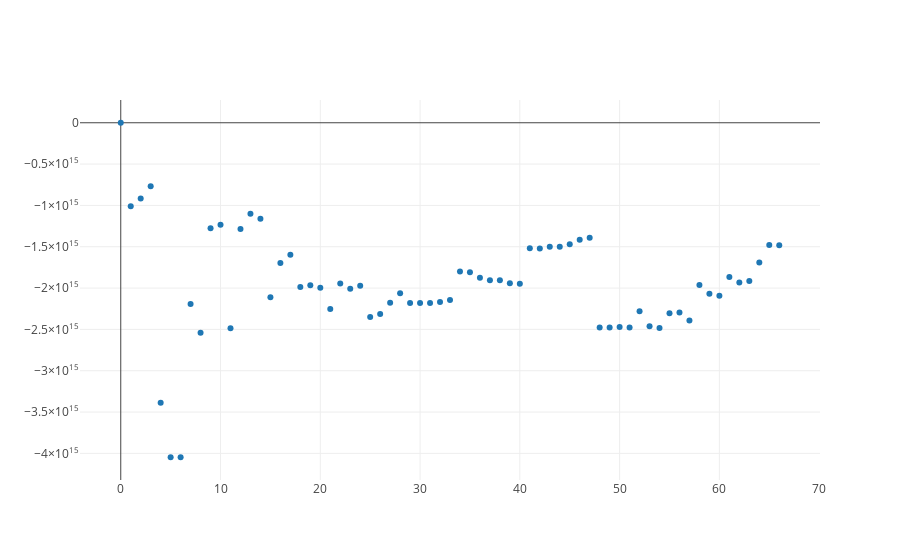

The cell this chart's notebook holds for it:
### Code cell
from graph import trace_values, plot
score_trace = trace_values(x_value_range_logged[-68:], grid_scores_logged[-68:])
plot([score_trace])
